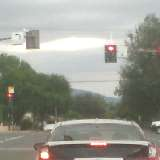
//> input picture tests/end_to_end/input/case_1/image_1000.jpeg, 160 x 160 px
$ ./red_light_box_center ../end_to_end/input/case_1/image_1000.jpeg   (built with g++ and OpenCV 4)
//> lines starting //> are read from the running program, lines starting //| are printed output that depends on the picture; after the words box and inside, x2 and y2 are one past the last pixel; in counts of white or black regions, pixels touching at a corner belong together
### arduino/esp32_serial_camera_sender/shared_detection_config.h
#pragma once

#include <cstdint>

namespace sharedcfg {

constexpr float kEdgeImpulseMinConfidence = 0.90f;

constexpr int kMinRedComponent = 210;
constexpr int kMinRedExcessOverGreen = 28;
constexpr int kMinRedExcessOverBlue = 28;
constexpr int kMinRedPixelsForDetection = 10;

constexpr uint32_t kGreenWatchCheckIntervalMs = 50;
constexpr uint32_t kGreenWatchTimeoutMs = 40000;
constexpr uint32_t kGreenWatchSceneChangeGraceMs = 1200;
constexpr int kGreenWatchDarkLumaThreshold = 90;
constexpr int kGreenWatchCenterDarkLumaThreshold = 90;
constexpr int kGreenWatchCenterDarkDelta = 35;
constexpr int kGreenWatchCenterSearchBoxSize = 10;
constexpr int kGreenWatchSimilarRedDelta = 55;
constexpr int kGreenWatchSimilarGreenDelta = 45;
constexpr int kGreenWatchSimilarBlueDelta = 45;
constexpr float kGreenWatchSceneDiffThreshold = 60.0f;
constexpr float kGreenWatchPatchScale = 1.25f;

constexpr int kEiCandidateMinRedClusterPixels = 6;
constexpr float kEiCandidateMaxClusterAspectRatio = 1.8f;
constexpr float kEiCandidateMinClusterFillFraction = 0.35f;
constexpr float kEiBoundingBoxPaddingFraction = 0.25f;
constexpr int kEiClusterEdgeExpansionSteps = 2;
constexpr float kEiClusterEdgeExpansionFraction = 0.20f;
constexpr int kEiWarmBrightMinRedComponent = 235;
constexpr int kEiWarmBrightMinGreenComponent = 180;
constexpr int kEiWarmBrightMaxBlueComponent = 130;
constexpr int kEiWarmBrightMinBlueGap = 55;
constexpr int kEiHotCenterMinRedComponent = 240;
constexpr int kEiHotCenterMinGreenComponent = 220;
constexpr int kEiHotCenterMinBlueComponent = 220;
constexpr int kEiHotCenterMinRedLead = 8;
constexpr int kEiHotCenterMaxGreenBlueGap = 20;

}  // namespace sharedcfg

### arduino/esp32_serial_camera_sender/red_light_box_shared.h
#pragma once

#include <cstdint>

namespace redbox {

struct RedClusterCheckResult {
  bool accepted = false;
  int largestCluster = 0;
  int warmPixels = 0;
  int samplePixels = 0;
  int clusterMinX = 0;
  int clusterMinY = 0;
  int clusterMaxX = 0;
  int clusterMaxY = 0;
  int clusterCenterX = 0;
  int clusterCenterY = 0;
  int coreMinX = 0;
  int coreMinY = 0;
  int coreMaxX = 0;
  int coreMaxY = 0;
  int brightestX = 0;
  int brightestY = 0;
  int brightestLuma = -1;
  float clusterAspectRatio = 0.0f;
  float clusterFillFraction = 0.0f;
};

struct SelectedRedRegion {
  int minX = 0;
  int minY = 0;
  int maxX = 0;
  int maxY = 0;
  int centerX = 0;
  int centerY = 0;
};

RedClusterCheckResult evaluateRedClusterInBox(const uint8_t* rgb565, int width, int height,
                                              int minX, int minY, int maxX, int maxY);

SelectedRedRegion selectRedRegionFromCluster(int searchMinX, int searchMinY, int searchMaxX,
                                             int searchMaxY,
                                             const RedClusterCheckResult& cluster,
                                             int frameWidth, int frameHeight);

}  // namespace redbox

### arduino/esp32_serial_camera_sender/red_light_box_shared.cpp
#include "red_light_box_shared.h"
#include "shared_detection_config.h"

#include <algorithm>
#include <cmath>
#include <cstddef>
#include <cstdint>
#include <vector>

namespace redbox {
namespace {

void unpackRgb565(const uint8_t* data, int width, int x, int y, int& r, int& g, int& b) {
  const size_t index = static_cast<size_t>((y * width + x) * 2);
  const uint16_t value =
      static_cast<uint16_t>((static_cast<uint16_t>(data[index]) << 8) | data[index + 1]);
  r = ((value >> 11) & 0x1F) * 255 / 31;
  g = ((value >> 5) & 0x3F) * 255 / 63;
  b = (value & 0x1F) * 255 / 31;
}

int computeLuma(int r, int g, int b) {
  return (77 * r + 150 * g + 29 * b) >> 8;
}

bool isRedPixel(int r, int g, int b) {
  return r >= sharedcfg::kMinRedComponent &&
         (r - g) >= sharedcfg::kMinRedExcessOverGreen &&
         (r - b) >= sharedcfg::kMinRedExcessOverBlue;
}

bool isWarmBrightPixel(int r, int g, int b) {
  return r >= sharedcfg::kEiWarmBrightMinRedComponent &&
         g >= sharedcfg::kEiWarmBrightMinGreenComponent &&
         r >= g &&
         g >= b &&
         b <= sharedcfg::kEiWarmBrightMaxBlueComponent &&
         (g - b) >= sharedcfg::kEiWarmBrightMinBlueGap;
}

bool isHotCenterPixel(int r, int g, int b) {
  return r >= sharedcfg::kEiHotCenterMinRedComponent &&
         g >= sharedcfg::kEiHotCenterMinGreenComponent &&
         b >= sharedcfg::kEiHotCenterMinBlueComponent &&
         r >= g &&
         r >= b &&
         (r - g) >= sharedcfg::kEiHotCenterMinRedLead &&
         (r - b) >= sharedcfg::kEiHotCenterMinRedLead &&
         std::abs(g - b) <= sharedcfg::kEiHotCenterMaxGreenBlueGap;
}

void padBoundingBox(int& x1, int& y1, int& x2, int& y2, int frameWidth, int frameHeight) {
  const int width = std::max(1, x2 - x1 + 1);
  const int height = std::max(1, y2 - y1 + 1);
  const int padX =
      std::max(1, static_cast<int>(std::ceil(width * sharedcfg::kEiBoundingBoxPaddingFraction)));
  const int padY =
      std::max(1, static_cast<int>(std::ceil(height * sharedcfg::kEiBoundingBoxPaddingFraction)));
  x1 = std::max(0, x1 - padX);
  y1 = std::max(0, y1 - padY);
  x2 = std::min(frameWidth - 1, x2 + padX);
  y2 = std::min(frameHeight - 1, y2 + padY);
}

}  // namespace

RedClusterCheckResult evaluateRedClusterInBox(const uint8_t* rgb565, int width, int height,
                                              int minX, int minY, int maxX, int maxY) {
  RedClusterCheckResult result;
  if (rgb565 == nullptr || width <= 0 || height <= 0) {
    return result;
  }

  const int x1 = std::clamp(minX, 0, width - 1);
  const int y1 = std::clamp(minY, 0, height - 1);
  const int x2 = std::clamp(maxX, x1, width - 1);
  const int y2 = std::clamp(maxY, y1, height - 1);
  const int boxWidth = x2 - x1 + 1;
  const int boxHeight = y2 - y1 + 1;
  result.samplePixels = boxWidth * boxHeight;
  if (result.samplePixels <= 0) {
    return result;
  }

  std::vector<uint8_t> candidateMask(static_cast<size_t>(result.samplePixels), 0);
  std::vector<uint8_t> redSeedMask(static_cast<size_t>(result.samplePixels), 0);
  for (int y = y1; y <= y2; ++y) {
    for (int x = x1; x <= x2; ++x) {
      int r = 0;
      int g = 0;
      int b = 0;
      unpackRgb565(rgb565, width, x, y, r, g, b);
      const bool isRed = isRedPixel(r, g, b);
      const bool isHotCenter = isHotCenterPixel(r, g, b);
      const bool isWarmBright = isWarmBrightPixel(r, g, b);
      if (!isRed && !isHotCenter) {
        continue;
      }
      const size_t index = static_cast<size_t>(y - y1) * static_cast<size_t>(boxWidth) +
                           static_cast<size_t>(x - x1);
      candidateMask[index] = 1;
      redSeedMask[index] = (isRed || isHotCenter) ? 1 : 0;
      ++result.warmPixels;
    }
  }

  if (result.warmPixels == 0) {
    return result;
  }

  std::vector<uint8_t> visited(candidateMask.size(), 0);
  std::vector<int> queue;
  queue.reserve(candidateMask.size());
  float bestClusterScore = -1.0f;
  for (int localY = 0; localY < boxHeight; ++localY) {
    for (int localX = 0; localX < boxWidth; ++localX) {
      const int startIndex = localY * boxWidth + localX;
      if (redSeedMask[static_cast<size_t>(startIndex)] == 0 ||
          visited[static_cast<size_t>(startIndex)] != 0) {
        continue;
      }

      int clusterSize = 0;
      int clusterMinX = localX;
      int clusterMinY = localY;
      int clusterMaxX = localX;
      int clusterMaxY = localY;
      int64_t clusterSumX = 0;
      int64_t clusterSumY = 0;
      int clusterCoreMinX = localX;
      int clusterCoreMinY = localY;
      int clusterCoreMaxX = localX;
      int clusterCoreMaxY = localY;
      bool coreFound = false;
      int clusterBrightestX = localX;
      int clusterBrightestY = localY;
      int clusterBrightestLuma = -1;
      queue.clear();
      queue.push_back(startIndex);
      visited[static_cast<size_t>(startIndex)] = 1;
      for (size_t queueIndex = 0; queueIndex < queue.size(); ++queueIndex) {
        const int current = queue[queueIndex];
        ++clusterSize;
        const int currentX = current % boxWidth;
        const int currentY = current / boxWidth;
        clusterSumX += currentX;
        clusterSumY += currentY;
        clusterMinX = std::min(clusterMinX, currentX);
        clusterMinY = std::min(clusterMinY, currentY);
        clusterMaxX = std::max(clusterMaxX, currentX);
        clusterMaxY = std::max(clusterMaxY, currentY);
        int r = 0;
        int g = 0;
        int b = 0;
        unpackRgb565(rgb565, width, x1 + currentX, y1 + currentY, r, g, b);
        const int luma = computeLuma(r, g, b);
        if (luma > clusterBrightestLuma) {
          clusterBrightestLuma = luma;
          clusterBrightestX = currentX;
          clusterBrightestY = currentY;
        }
        if (isWarmBrightPixel(r, g, b) || isHotCenterPixel(r, g, b)) {
          if (!coreFound) {
            clusterCoreMinX = currentX;
            clusterCoreMinY = currentY;
            clusterCoreMaxX = currentX;
            clusterCoreMaxY = currentY;
            coreFound = true;
          } else {
            clusterCoreMinX = std::min(clusterCoreMinX, currentX);
            clusterCoreMinY = std::min(clusterCoreMinY, currentY);
            clusterCoreMaxX = std::max(clusterCoreMaxX, currentX);
            clusterCoreMaxY = std::max(clusterCoreMaxY, currentY);
          }
        }
        for (int dy = -1; dy <= 1; ++dy) {
          for (int dx = -1; dx <= 1; ++dx) {
            if (dx == 0 && dy == 0) {
              continue;
            }
            const int nextX = currentX + dx;
            const int nextY = currentY + dy;
            if (nextX < 0 || nextX >= boxWidth || nextY < 0 || nextY >= boxHeight) {
              continue;
            }
            const int nextIndex = nextY * boxWidth + nextX;
            if (candidateMask[static_cast<size_t>(nextIndex)] == 0 ||
                visited[static_cast<size_t>(nextIndex)] != 0) {
              continue;
            }
            visited[static_cast<size_t>(nextIndex)] = 1;
            queue.push_back(nextIndex);
          }
        }
      }
      const int thisClusterWidth = std::max(1, clusterMaxX - clusterMinX + 1);
      const int thisClusterHeight = std::max(1, clusterMaxY - clusterMinY + 1);
      const int thisClusterArea = thisClusterWidth * thisClusterHeight;
      const float thisClusterAspectRatio =
          static_cast<float>(std::max(thisClusterWidth, thisClusterHeight)) /
          static_cast<float>(std::max(1, std::min(thisClusterWidth, thisClusterHeight)));
      const float thisClusterFillFraction =
          static_cast<float>(clusterSize) / static_cast<float>(std::max(1, thisClusterArea));
      const bool thisClusterAccepted =
          clusterSize >= sharedcfg::kEiCandidateMinRedClusterPixels &&
          thisClusterAspectRatio <= sharedcfg::kEiCandidateMaxClusterAspectRatio &&
          thisClusterFillFraction >= sharedcfg::kEiCandidateMinClusterFillFraction;
      const float thisClusterScore =
          thisClusterAccepted ? (thisClusterFillFraction / std::max(1.0f, thisClusterAspectRatio) +
                                 static_cast<float>(clusterSize) * 0.01f)
                              : -1.0f;
      if (thisClusterScore > bestClusterScore) {
        bestClusterScore = thisClusterScore;
        result.largestCluster = clusterSize;
        result.clusterMinX = clusterMinX;
        result.clusterMinY = clusterMinY;
        result.clusterMaxX = clusterMaxX;
        result.clusterMaxY = clusterMaxY;
        result.clusterCenterX =
            static_cast<int>(std::lround(static_cast<double>(clusterSumX) / clusterSize));
        result.clusterCenterY =
            static_cast<int>(std::lround(static_cast<double>(clusterSumY) / clusterSize));
        result.coreMinX = coreFound ? clusterCoreMinX : clusterMinX;
        result.coreMinY = coreFound ? clusterCoreMinY : clusterMinY;
        result.coreMaxX = coreFound ? clusterCoreMaxX : clusterMaxX;
        result.coreMaxY = coreFound ? clusterCoreMaxY : clusterMaxY;
        result.brightestX = clusterBrightestX;
        result.brightestY = clusterBrightestY;
        result.brightestLuma = clusterBrightestLuma;
        result.clusterAspectRatio = thisClusterAspectRatio;
        result.clusterFillFraction = thisClusterFillFraction;
        result.accepted = thisClusterAccepted;
      }
    }
  }

  return result;
}

SelectedRedRegion selectRedRegionFromCluster(int searchMinX, int searchMinY, int searchMaxX,
                                             int searchMaxY,
                                             const RedClusterCheckResult& cluster,
                                             int frameWidth, int frameHeight) {
  SelectedRedRegion region;
  region.minX = std::clamp(searchMinX + cluster.clusterMinX, 0, std::max(0, frameWidth - 1));
  region.minY = std::clamp(searchMinY + cluster.clusterMinY, 0, std::max(0, frameHeight - 1));
  region.maxX = std::clamp(searchMinX + cluster.clusterMaxX, region.minX,
                           std::max(0, frameWidth - 1));
  region.maxY = std::clamp(searchMinY + cluster.clusterMaxY, region.minY,
                           std::max(0, frameHeight - 1));
  padBoundingBox(region.minX, region.minY, region.maxX, region.maxY, frameWidth, frameHeight);

  const int coreMidX = searchMinX + (cluster.coreMinX + cluster.coreMaxX) / 2;
  const int coreHeight = std::max(1, cluster.coreMaxY - cluster.coreMinY + 1);
  const int lowerBiasedCoreY = searchMinY + cluster.coreMinY + ((coreHeight - 1) * 2) / 3;
  region.centerX = std::clamp(coreMidX, region.minX, region.maxX);
  region.centerY = std::clamp(lowerBiasedCoreY, region.minY, region.maxY);
  return region;
}

}  // namespace redbox

### tests/red_light_box_center/red_light_box_center.cpp
#include <opencv2/imgcodecs.hpp>
#include <opencv2/imgproc.hpp>

#include <filesystem>
#include <fstream>
#include <iostream>
#include <vector>

#include "arduino/esp32_serial_camera_sender/red_light_box_shared.h"
#include "arduino/esp32_serial_camera_sender/shared_detection_config.h"

namespace {

constexpr const char* kRedLightBoxCenterOutDir =
    "/Users/jamesbowler/esp32/tests/red_light_box_center/out";

std::vector<uint8_t> toRgb565Be(const cv::Mat& image) {
  std::vector<uint8_t> buffer(static_cast<size_t>(image.rows * image.cols * 2));
  size_t out = 0;
  for (int y = 0; y < image.rows; ++y) {
    const auto* row = image.ptr<cv::Vec3b>(y);
    for (int x = 0; x < image.cols; ++x) {
      const uint8_t b = row[x][0];
      const uint8_t g = row[x][1];
      const uint8_t r = row[x][2];
      const uint16_t rgb565 =
          static_cast<uint16_t>(((r & 0xF8) << 8) | ((g & 0xFC) << 3) | (b >> 3));
      buffer[out++] = static_cast<uint8_t>(rgb565 >> 8);
      buffer[out++] = static_cast<uint8_t>(rgb565 & 0xFF);
    }
  }
  return buffer;
}

void unpackRgb565Be(const std::vector<uint8_t>& data, int width, int x, int y, int& r, int& g, int& b) {
  const size_t index = static_cast<size_t>((y * width + x) * 2);
  const uint16_t pixel =
      static_cast<uint16_t>((static_cast<uint16_t>(data[index]) << 8) | data[index + 1]);
  r = ((pixel >> 11) & 0x1F) * 255 / 31;
  g = ((pixel >> 5) & 0x3F) * 255 / 63;
  b = (pixel & 0x1F) * 255 / 31;
}

bool isRedPixel(int r, int g, int b) {
  return r >= sharedcfg::kMinRedComponent &&
         (r - g) >= sharedcfg::kMinRedExcessOverGreen &&
         (r - b) >= sharedcfg::kMinRedExcessOverBlue;
}

}  // namespace

int main(int argc, char** argv) {
  if (argc < 2) {
    std::cerr << "usage: red_light_box_center <image.jpg>\n";
    return 1;
  }

  const std::filesystem::path inputPath(argv[1]);
  const cv::Mat image = cv::imread(inputPath.string(), cv::IMREAD_COLOR);
//> image is the input picture: 160 rows x 160 cols, CV_8UC3; mean B, G, R 144.6, 153.5, 152.9
  if (image.empty()) {
    std::cerr << "failed to read image: " << inputPath << "\n";
    return 1;
  }

  const auto rgb565 = toRgb565Be(image);
//> the loop in toRgb565Be, `for (int y = 0; y < image.rows; ++y)` made 160 passes
//> out on passes 1 to 3: 320, 640, 960
//> after the loop in toRgb565Be, `for (int y = 0; y < image.rows; ++y)`: buffer = 51200 items; out = 51200
//> rgb565 = 51200 items
  const auto result =
      redbox::evaluateRedClusterInBox(rgb565.data(), image.cols, image.rows, 0, 0, image.cols - 1, image.rows - 1);
//> after the loop in evaluateRedClusterInBox, `for (int y = y1; y <= y2; ++y)`: candidateMask = 25600 items; result.warmPixels = 201
//> the loop in evaluateRedClusterInBox, `for (int localY = 0; localY < boxHeight; ++localY)` made 160 passes
//> bestClusterScore on passes 1 to 3: -1, -1, -1
//> after the loop in evaluateRedClusterInBox, `for (int localY = 0; localY < boxHeight; ++localY)`: queue = [25317, 25477]; visited = 25600 items; bestClusterScore = 0.725; result.largestCluster = 10; result.clusterMinX = 9; result.clusterMinY = 90; result.clusterMaxX = 12; result.clusterMaxY = 92; result.clusterCenterX = 10; result.clusterCenterY = 91; result.coreMinX = 9; result.coreMinY = 90
  const auto selectedRegion =
      redbox::selectRedRegionFromCluster(0, 0, image.cols - 1, image.rows - 1, result, image.cols, image.rows);
//> in selectRedRegionFromCluster, `region.minX = std::clamp(searchMinX + cluster.clusterMinX, 0, std::max..`: region.minX = 9
//> in selectRedRegionFromCluster, `region.minY = std::clamp(searchMinY + cluster.clusterMinY, 0, std::max..`: region.minY = 90
//> in selectRedRegionFromCluster, `region.maxX = std::clamp(searchMinX + cluster.clusterMaxX, region.minX..`: region.maxX = 12
//> in selectRedRegionFromCluster, `region.maxY = std::clamp(searchMinY + cluster.clusterMaxY, region.minY..`: region.maxY = 92
//> in padBoundingBox, `const int width = std::max(1, x2 - x1 + 1);`: width = 4
//> in padBoundingBox, `const int height = std::max(1, y2 - y1 + 1);`: height = 3
//> in padBoundingBox, `const int padX = std::max(1, static_cast<int>(std::ceil(width * shared..`: padX = 1
//> in padBoundingBox, `x1 = std::max(0, x1 - padX);`: x1 = 8
//> in padBoundingBox, `y1 = std::max(0, y1 - padY);`: y1 = 89
//> in padBoundingBox, `x2 = std::min(frameWidth - 1, x2 + padX);`: x2 = 13
//> in padBoundingBox, `y2 = std::min(frameHeight - 1, y2 + padY);`: y2 = 93
//> in selectRedRegionFromCluster, `padBoundingBox(region.minX, region.minY, region.maxX, region.maxY, fra..`: region.minX = 8; region.minY = 89; region.maxX = 13; region.maxY = 93
//> in selectRedRegionFromCluster, `const int coreMidX = searchMinX + (cluster.coreMinX + cluster.coreMaxX..`: coreMidX = 10
//> in selectRedRegionFromCluster, `const int coreHeight = std::max(1, cluster.coreMaxY - cluster.coreMinY..`: coreHeight = 3
//> in selectRedRegionFromCluster, `const int lowerBiasedCoreY = searchMinY + cluster.coreMinY + ((coreHei..`: lowerBiasedCoreY = 91
//> in selectRedRegionFromCluster, `region.centerX = std::clamp(coreMidX, region.minX, region.maxX);`: region.centerX = 10
//> in selectRedRegionFromCluster, `region.centerY = std::clamp(lowerBiasedCoreY, region.minY, region.maxY);`: region.centerY = 91
  const int trackX = selectedRegion.centerX;
//> trackX = 10
  const int trackY = selectedRegion.centerY;
//> trackY = 91

  std::cout << "accepted=" << (result.accepted ? 1 : 0)
            << " warm_pixels=" << result.warmPixels
            << " largest_cluster=" << result.largestCluster
            << " cluster_box=(" << result.clusterMinX << "," << result.clusterMinY << ","
            << result.clusterMaxX << "," << result.clusterMaxY << ")"
            << " core_box=(" << result.coreMinX << "," << result.coreMinY << ","
            << result.coreMaxX << "," << result.coreMaxY << ")"
            << " selected_box=(" << selectedRegion.minX << "," << selectedRegion.minY << ","
            << selectedRegion.maxX << "," << selectedRegion.maxY << ")"
            << " brightest=(" << result.brightestX << "," << result.brightestY << ")"
            << " track=(" << trackX << "," << trackY << ")\n";
//| accepted=1 warm_pixels=201 largest_cluster=10 cluster_box=(9,90,12,92) core_box=(9,90,12,92) selected_box=(8,89,13,93) brightest=(11,90) track=(10,91)
  std::cout << "annotations: bright_red_pixels=isRedPixel, yellow=cluster_box, green=core_box, "
               "magenta=selected_box, cyan=brightest_pixel, red=tracked_center\n";
  std::cout << "annotation_coords: "
            << "cluster=(" << result.clusterMinX << "," << result.clusterMinY << ")-("
            << result.clusterMaxX << "," << result.clusterMaxY << ") "
            << "core=(" << result.coreMinX << "," << result.coreMinY << ")-("
            << result.coreMaxX << "," << result.coreMaxY << ") "
            << "selected=(" << selectedRegion.minX << "," << selectedRegion.minY << ")-("
            << selectedRegion.maxX << "," << selectedRegion.maxY << ") "
            << "brightest=(" << result.brightestX << "," << result.brightestY << ") "
            << "track=(" << trackX << "," << trackY << ")\n";
//| annotation_coords: cluster=(9,90)-(12,92) core=(9,90)-(12,92) selected=(8,89)-(13,93) brightest=(11,90) track=(10,91)

  cv::Mat annotated = image.clone();
  int redPixelCount = 0;
  for (int y = 0; y < image.rows; ++y) {
    for (int x = 0; x < image.cols; ++x) {
      int r = 0;
      int g = 0;
      int b = 0;
      unpackRgb565Be(rgb565, image.cols, x, y, r, g, b);
      if (!isRedPixel(r, g, b)) {
        continue;
      }
      ++redPixelCount;
      annotated.at<cv::Vec3b>(y, x) = cv::Vec3b(0, 0, 255);
    }
  }
//> this loop made 160 passes
//> redPixelCount on passes 1 to 3: 0, 0, 0
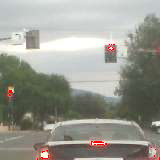
//> annotated: 160 rows x 160 cols, CV_8UC3; 0.36% of pixels changed, all inside (x1, y1, x2, y2) = (9, 44, 160, 160)
//> after the loop, redPixelCount = 93
  cv::rectangle(annotated, cv::Point(result.clusterMinX, result.clusterMinY),
                cv::Point(result.clusterMaxX, result.clusterMaxY), cv::Scalar(0, 255, 255), 1);
//> annotated: 160 rows x 160 cols, CV_8UC3; 10 pixels changed, all inside (x1, y1, x2, y2) = (9, 90, 13, 93)
  cv::rectangle(annotated, cv::Point(result.coreMinX, result.coreMinY),
                cv::Point(result.coreMaxX, result.coreMaxY), cv::Scalar(0, 255, 0), 1);
//> annotated: 160 rows x 160 cols, CV_8UC3; mean B, G, R 143.9, 152.9, 152.9
  cv::rectangle(annotated, cv::Point(selectedRegion.minX, selectedRegion.minY),
                cv::Point(selectedRegion.maxX, selectedRegion.maxY), cv::Scalar(255, 0, 255), 1);
//> annotated: 160 rows x 160 cols, CV_8UC3; mean B, G, R 144, 152.8, 152.9
  cv::circle(annotated, cv::Point(result.brightestX, result.brightestY), 2, cv::Scalar(255, 255, 0), -1);
//> annotated: 160 rows x 160 cols, CV_8UC3; mean B, G, R 144.1, 152.8, 152.9
  cv::circle(annotated, cv::Point(trackX, trackY), 2, cv::Scalar(0, 0, 255), -1);
//> annotated: 160 rows x 160 cols, CV_8UC3; mean B, G, R 144, 152.7, 153

  const std::filesystem::path outDir = kRedLightBoxCenterOutDir;
//> (the run ends here: the program stops with an error, at `std::filesystem::create_directories(outDir);`)
